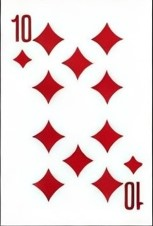
#> input picture 10_zvezdochka.jpg, 153 x 226 px, given in place of carty.jpg, which was not available
$ python app.py
#> lines starting #> are read from the running program, lines starting #| are printed output that depends on the picture; after the words box and inside, x2 and y2 are one past the last pixel; in counts of white or black regions, pixels touching at a corner belong together; pictures that were not available may be replaced by others from this repository, and a replacement may not be noted
import cv2
import os

def find_features(img1):
    correct_matches_dct = {}
    directory = 'sample/'
    for image in os.listdir(directory):
        img2 = cv2.imread(directory+image, 0)
        orb = cv2.ORB_create()
        kp1, des1 = orb.detectAndCompute(img1, None)
        kp2, des2 = orb.detectAndCompute(img2, None)
        bf = cv2.BFMatcher()
        matches = bf.knnMatch(des1, des2, k=2)
        correct_matches = []
        for m, n in matches:
            if m.distance < 0.75*n.distance:
                correct_matches.append([m])
                correct_matches_dct[image.split('.')[0]] = len(correct_matches)
    correct_matches_dct = dict(sorted(correct_matches_dct.items(), key=lambda item: item[1], reverse=True))
    return list(correct_matches_dct.keys())[0]


def find_contours_of_cards(image):
    blurred = cv2.GaussianBlur(image, (3, 3), 0)
    T, thresh_img = cv2.threshold(blurred, 215, 255, cv2.THRESH_BINARY)

    (cnts, _) = cv2.findContours(thresh_img, cv2.RETR_EXTERNAL,
                                    cv2.CHAIN_APPROX_SIMPLE)
    return cnts


def find_coordinates_of_cards(cnts, image):
    cards_coordinates = {}
    for i in range(0, len(cnts)):
        x, y, w, h = cv2.boundingRect(cnts[i])
        if w > 20 and h > 30:
            img_crop = image[y - 15:y + h + 15, x - 15:x + w + 15]
            cards_name = find_features(img_crop)
            cards_coordinates[cards_name] = (x - 15, y - 15, x + w + 15, y + h + 15)
    return cards_coordinates


def draw_rectangle_aroud_cards(cards_coordinates, image):
    for key, value in cards_coordinates.items():
        rec = cv2.rectangle(image, (value[0], value[1]), (value[2], value[3]), (255, 255, 0), 2)
        cv2.putText(rec, key, (value[0], value[1] - 10), cv2.FONT_HERSHEY_SIMPLEX, 0.5, (36, 255, 12), 1)
    cv2.imshow('Image', image)
    cv2.waitKey(0)


if __name__ == '__main__':
    main_image = cv2.imread('cards/main_image/carty.jpg')
#> main_image is the input picture: shape (226, 153, 3); mean B, G, R 218, 217.1, 236.4
    gray_main_image = cv2.cvtColor(main_image, cv2.COLOR_BGR2GRAY)
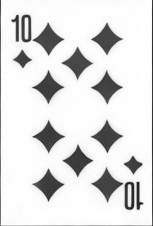
#> gray_main_image: shape (226, 153); min 28, max 255, mean 223
    contours = find_contours_of_cards(gray_main_image)
#> in find_contours_of_cards, `blurred = cv2.GaussianBlur(image, (3, 3), 0)`:
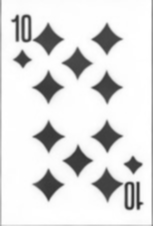
#> blurred: shape (226, 153); min 43, max 255, mean 223.6
#> in find_contours_of_cards, `T, thresh_img = cv2.threshold(blurred, 215, 255, cv2.THRESH_BINARY)`:
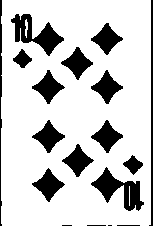
#> thresh_img: shape (226, 153); 80% white; 18 black regions (3 under 20 px)
#> in find_contours_of_cards, `(cnts, _) = cv2.findContours(thresh_img, cv2.RETR_EXTERNAL, cv2.CHAIN_..`: cnts = 1 contour; box (x1, y1, x2, y2) and area: (1, 0, 151, 226) 33368
#> contours has the same summary as cnts in find_contours_of_cards
    cards_location = find_coordinates_of_cards(contours, gray_main_image)
#> in find_coordinates_of_cards, `x, y, w, h = cv2.boundingRect(cnts[i])`: x = 1; y = 0; w = 150; h = 226
#> in find_features, `kp1, des1 = orb.detectAndCompute(img1, None)`: kp1 = (); des1 = None
#> in find_features, `kp2, des2 = orb.detectAndCompute(img2, None)`: kp2 = 165 keypoints; strongest (x, y, size): (34, 40, 31), (121, 183, 31), (33, 37, 31), (62, 184, 31)
#> in find_features, `matches = bf.knnMatch(des1, des2, k=2)`: matches = ()
#> after the loop in find_features, `for m, n in matches:`: correct_matches = []; correct_matches_dct = 0 items
#> (the run stopped early here; a loop or call above may not have finished)
